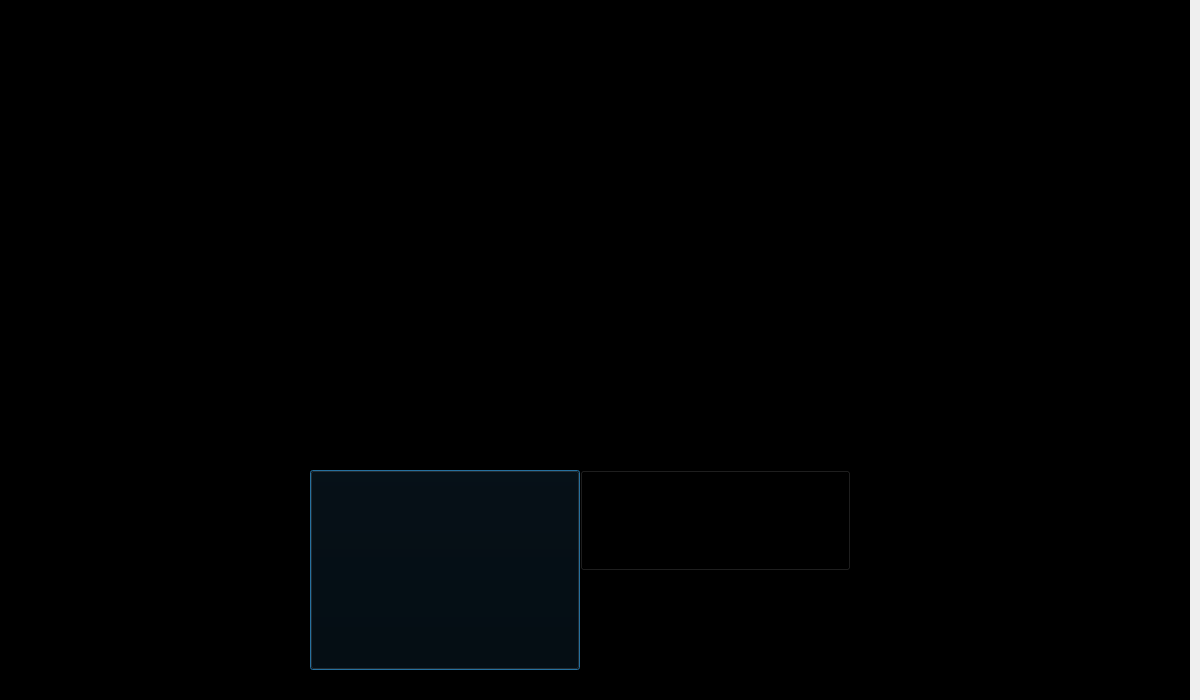
<?xml version="1.0" encoding="UTF-8"?>
<ui version="4.0">
 <class>StartScreen</class>
 <widget class="QDialog" name="StartScreen">
  <property name="geometry">
   <rect>
    <x>0</x>
    <y>0</y>
    <width>1200</width>
    <height>700</height>
   </rect>
  </property>
  <property name="windowTitle">
   <string>Dialog</string>
  </property>
  <widget class="QLabel" name="label">
   <property name="geometry">
    <rect>
     <x>-10</x>
     <y>0</y>
     <width>1200</width>
     <height>700</height>
    </rect>
   </property>
   <property name="styleSheet">
    <string notr="true">background-color: rgb(0, 0, 0);</string>
   </property>
   <property name="text">
    <string/>
   </property>
   <property name="pixmap">
    <pixmap>../textures/startscreen.png</pixmap>
   </property>
   <property name="scaledContents">
    <bool>true</bool>
   </property>
  </widget>
  <widget class="QPushButton" name="pushButton">
   <property name="geometry">
    <rect>
     <x>310</x>
     <y>470</y>
     <width>270</width>
     <height>200</height>
    </rect>
   </property>
   <property name="styleSheet">
    <string notr="true">background-color: rgb(0, 0, 0);</string>
   </property>
   <property name="text">
    <string/>
   </property>
   <property name="icon">
    <iconset>
     <normaloff>../textures/new_game_button.png</normaloff>../textures/new_game_button.png</iconset>
   </property>
   <property name="iconSize">
    <size>
     <width>270</width>
     <height>200</height>
    </size>
   </property>
  </widget>
  <widget class="QPushButton" name="pushButton_2">
   <property name="geometry">
    <rect>
     <x>580</x>
     <y>470</y>
     <width>271</width>
     <height>101</height>
    </rect>
   </property>
   <property name="styleSheet">
    <string notr="true">background-color: rgb(0, 0, 0);</string>
   </property>
   <property name="text">
    <string/>
   </property>
   <property name="icon">
    <iconset>
     <normaloff>../textures2/LoadGame.png</normaloff>../textures2/LoadGame.png</iconset>
   </property>
   <property name="iconSize">
    <size>
     <width>300</width>
     <height>200</height>
    </size>
   </property>
  </widget>
 </widget>
 <resources/>
 <connections/>
</ui>
